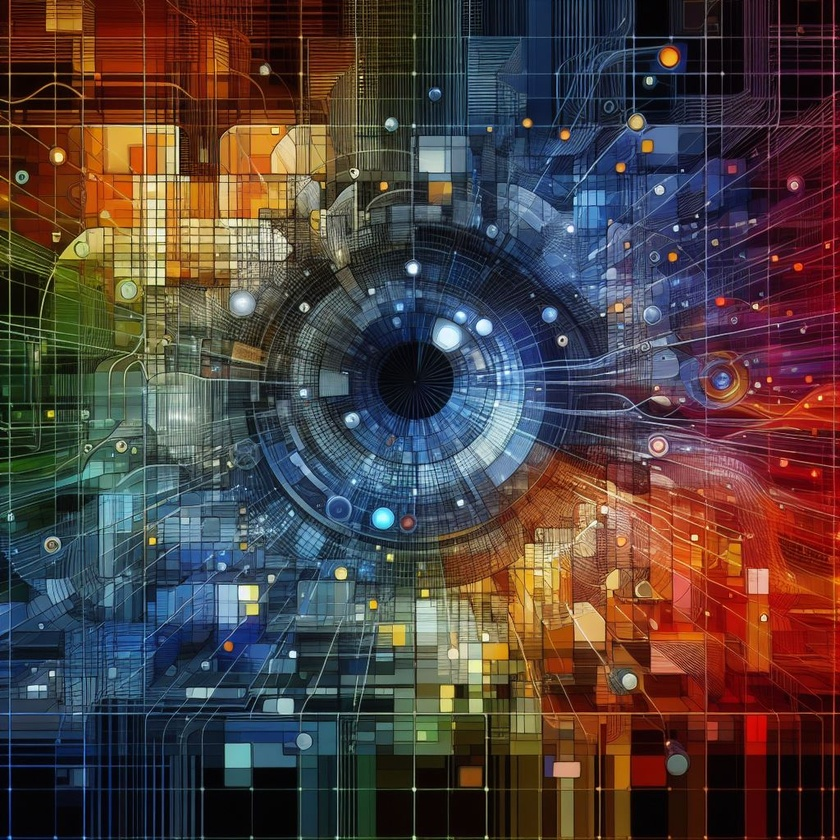
#> input picture title.jpeg, 840 x 840 px, shrunk from 1024 x 1024 before the run, given in place of the camera
$ jupyter execute 26_simple_color_object_tracking.ipynb   (text cells are left out)
#> lines starting #> are read from the running program, lines starting #| are printed output that depends on the picture; after the words box and inside, x2 and y2 are one past the last pixel; in counts of white or black regions, pixels touching at a corner belong together
[cell 1]
import os
import random

import cv2
import numpy as np
import matplotlib.pyplot as plt

[cell 2]
def imshow(img, title=None, size=10, axis=False, color_space="BGR"):
    aspect_ratio = img.shape[0] / img.shape[1]
    plt.figure(figsize=(size * aspect_ratio, size))
    if color_space.lower() == "bgr":
        rgb_img = cv2.cvtColor(img, cv2.COLOR_BGR2RGB)
    elif color_space.lower() == "rgb":
        rgb_img = img
    else:
        rgb_img = cv2.cvtColor(img, cv2.COLOR_HSV2RGB)
    plt.imshow(rgb_img)
    if type(title) == str:
        plt.title(title)
    if axis == False:
        plt.axis('off')
    plt.show()

[cell 3]
cap = cv2.VideoCapture(0)

# define range of color in HSV
lower = np.array([0,50,90])
upper = np.array([70,255,255])

# Create empty points array
points = []

# Get the height and width of the frame (required to be an interger)
width = int(cap.get(3))
height = int(cap.get(4))

ret, frame = cap.read()
#> frame is the input picture: shape (840, 840, 3); mean B, G, R 62.4, 64.9, 78.8
Height, Width = frame.shape[:2]
#> Height = 840; Width = 840
frame_count = 0
radius = 0

while True:
    ret, frame = cap.read()

    hsv_img = cv2.cvtColor(frame, cv2.COLOR_BGR2HSV)
#> hsv_img: shape (840, 840, 3); mean H, S, V 72.1, 150.4, 98.7

    # Threshold the HSV image to get only green colors
    mask = cv2.inRange(hsv_img, lower, upper)
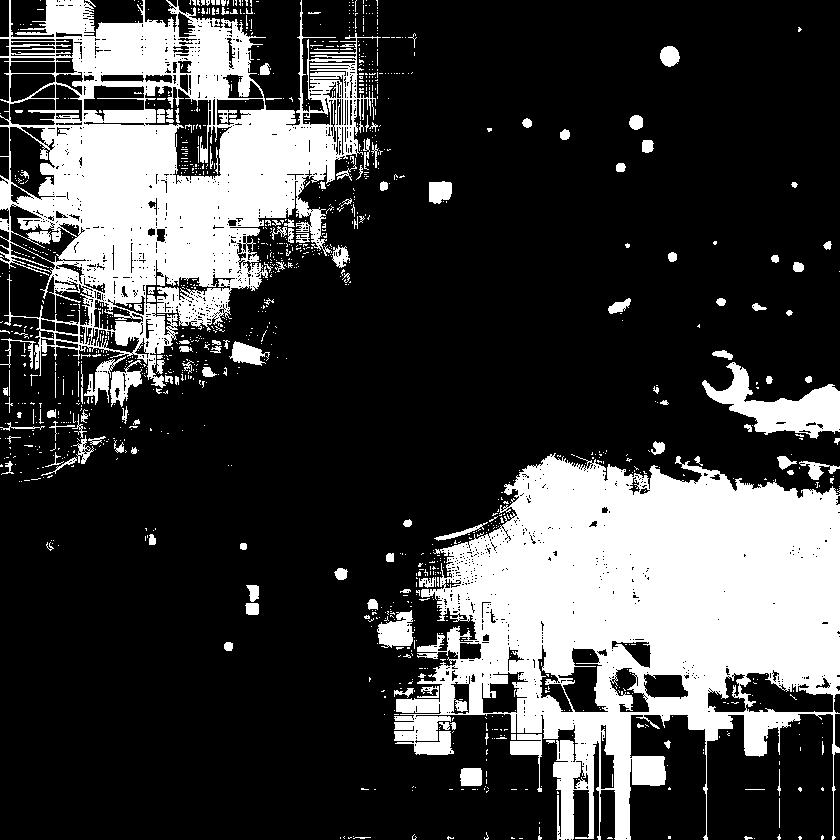
#> mask: shape (840, 840); 25.2% white; 1220 white regions (1066 under 20 px)
    #mask = cv2.morphologyEx(mask, cv2.MORPH_OPEN, kernel)

    contours, _ = cv2.findContours(mask.copy(), cv2.RETR_EXTERNAL, cv2.CHAIN_APPROX_SIMPLE)
#> contours = 1024 contours, 939 with area under 20; largest, box (x1, y1, x2, y2) and area: (394, 453, 840, 840) 102101, (0, 0, 381, 388) 83320, (702, 362, 840, 439) 4190, (377, 610, 414, 648) 838, (110, 360, 142, 407) 648

    # Create empty centre array to store centroid center of mass
    center =   int(Height/2), int(Width/2)
#> center = (420, 420)

    if len(contours) > 0:

        # Get the largest contour and its center
        c = max(contours, key=cv2.contourArea)
#> c = contour of 1834 points, box (x1, y1, x2, y2) (394, 453, 840, 840), area 102101
        (x, y), radius = cv2.minEnclosingCircle(c)
#> x = 642.1; y = 663; radius = 259.8
        M = cv2.moments(c)
#> M = moments, m00 102101, centre m10/m00, m01/m00 = (639.1, 617.6)

        # Sometimes small contours of a point will cause a divison by zero error
        try:
            center = (int(M["m10"] / M["m00"]), int(M["m01"] / M["m00"]))
#> center = (639, 617)

        except:
            center =   int(Height/2), int(Width/2)

        # Allow only countors that have a larger than 25 pixel radius
        if radius > 25:

            # Draw cirlce and leave the last center creating a trail
            cv2.circle(frame, (int(x), int(y)), int(radius),(0, 0, 255), 2)
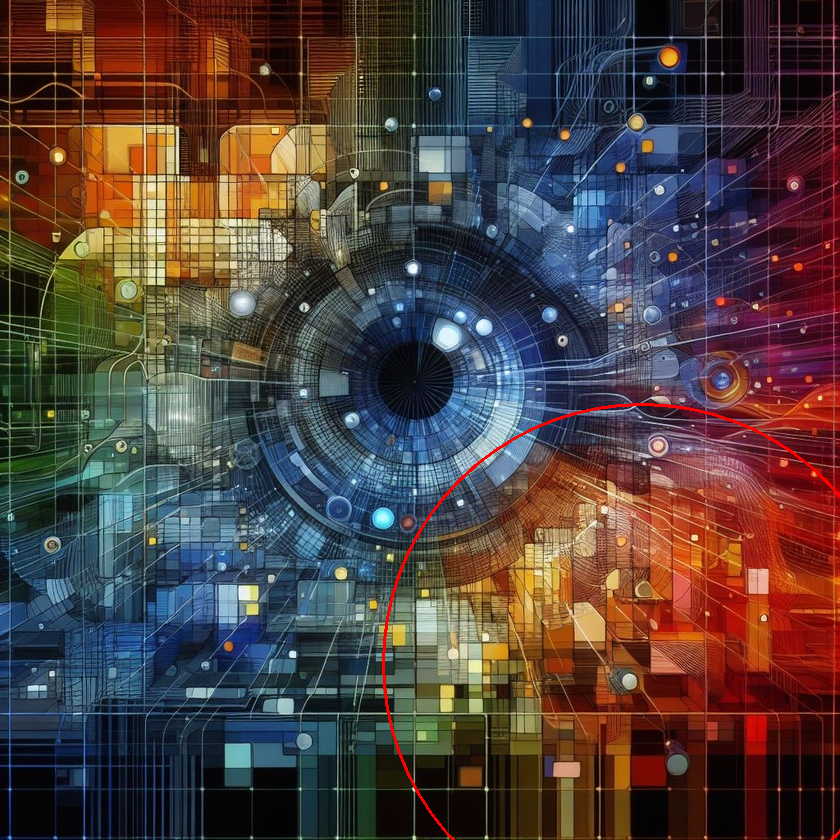
#> frame: shape (840, 840, 3); 0.35% of pixels changed, all inside (x1, y1, x2, y2) = (382, 403, 840, 840)
            cv2.circle(frame, center, 5, (0, 255, 0), -1)
#> frame: shape (840, 840, 3); 0.01% of pixels changed, all inside (x1, y1, x2, y2) = (634, 612, 645, 623)

        # Log center points
        points.append(center)

    # If radius large enough, we use 25 pixels
    if radius > 25:

        # loop over the set of tracked points
        for i in range(1, len(points)):
            try:
                cv2.line(frame, points[i - 1], points[i], (0, 255, 0), 2)
            except:
                pass
#> this loop made 0 passes

        # Make frame count zero
        frame_count = 0

    cv2.imshow("Output", frame)
    if cv2.waitKey(1) == 13: #13 is the Enter Key
#> (key Esc is pressed here)
        break

cap.release()
cv2.destroyAllWindows()
